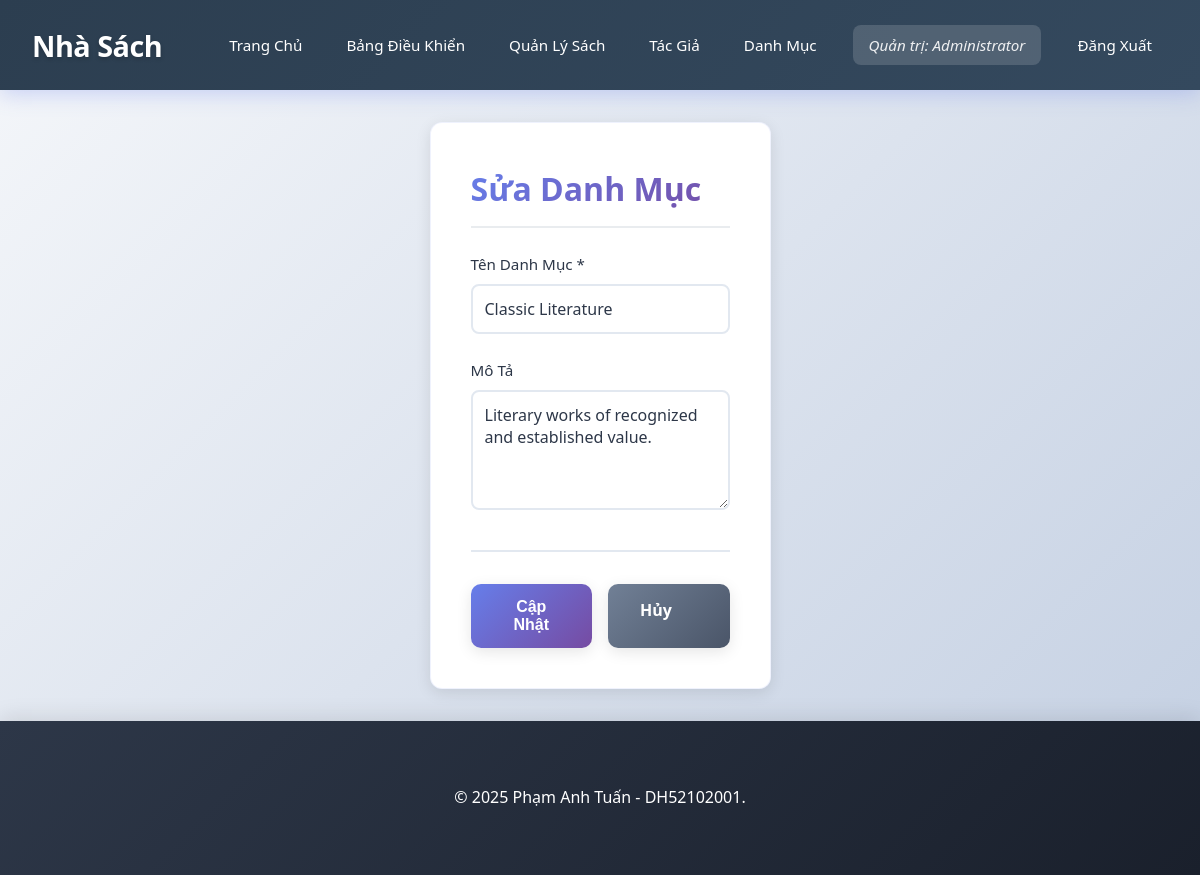
The page /edit_category.php?id=2 (signed in) on the database its author committed.
### tables this page shows
CREATE TABLE categories (
    id INT AUTO_INCREMENT PRIMARY KEY,
    name VARCHAR(255) NOT NULL,
    description TEXT,
    created_at TIMESTAMP DEFAULT CURRENT_TIMESTAMP,
    updated_at TIMESTAMP DEFAULT CURRENT_TIMESTAMP ON UPDATE CURRENT_TIMESTAMP
);

### edit_category.php (the view, shortened to what this page needs)
<?php
require_once 'config/database.php';
$id = $_GET['id'] ?? null;
try {
    $stmt = $pdo->prepare("SELECT * FROM categories WHERE id = ?");
    $stmt->execute([$id]);
    $category = $stmt->fetch(PDO::FETCH_ASSOC);
} catch (PDOException $e) {
    header('Location: categories.php');
    exit;
}
?>
<!DOCTYPE html>
<html lang="vi">
<head>
    <link rel="stylesheet" href="assets/css/style.css">
    <link rel="stylesheet" href="assets/css/admin.css">
</head>
<body class="admin-page">
    <?php include 'includes/header.php'; ?>
    <main class="container">
        <section class="form-section">
            <h2>Sửa Danh Mục</h2>
            <form method="POST" action="edit_category.php?id=<?php echo $id; ?>" class="book-form">
                <div class="form-group">
                    <label for="name">Tên Danh Mục *</label>
                    <input type="text" id="name" name="name" required
                           value="<?php echo htmlspecialchars($category['name']); ?>">
                </div>
                <div class="form-group">
                    <label for="description">Mô Tả</label>
                    <textarea id="description" name="description" rows="4"><?php echo htmlspecialchars($category['description'] ?? ''); ?></textarea>
                </div>
                <div class="form-actions">
                    <button type="submit" class="btn btn-primary">Cập Nhật</button>
                    <a href="categories.php" class="btn btn-secondary">Hủy</a>
                </div>
            </form>
        </section>
    </main>
    <?php include 'includes/footer.php'; ?>
</body>
</html>

### assets/css/style.css (style rules this page uses)
* { margin: 0; padding: 0; box-sizing: border-box; }
body { font-family: "Segoe UI", Tahoma, Geneva, Verdana, sans-serif; line-height: 1.6; color: #2d3748; background: linear-gradient(135deg, #f5f7fa 0%, #c3cfe2 100%); min-height: 100vh; display: flex; flex-direction: column; }
.container { max-width: 1200px; margin: 0 auto; padding: 2rem; flex: 1; }
input[type="text"], input[type="email"], input[type="password"], input[type="number"], input[type="tel"], input[type="url"], input[type="date"], input[type="time"], input[type="search"], textarea, select { width: 100%; padding: 0.75rem; border: 2px solid #e2e8f0; border-radius: 8px; font-size: 1rem; font-family: inherit; transition: all 0.3s; background: white; color: #2d3748; box-sizing: border-box; }
textarea { min-height: 120px; resize: vertical; }
label { display: block; margin-bottom: 0.5rem; font-weight: 500; color: #2d3748; font-size: 0.95rem; }
.form-group { margin-bottom: 1.5rem; }
.form-group label { margin-bottom: 0.5rem; }
.btn { padding: 0.875rem 2rem; border: none; border-radius: 10px; font-size: 1rem; font-weight: 600; cursor: pointer; text-decoration: none; display: inline-block; transition: all 0.3s ease; box-shadow: 0 4px 15px rgba(0, 0, 0, 0.1); }
.btn-primary { background: linear-gradient(135deg, #667eea 0%, #764ba2 100%); color: white; }
.btn-secondary { background: linear-gradient(135deg, #718096 0%, #4a5568 100%); color: white; }
.form-section { background: white; padding: 2rem; border-radius: 15px; box-shadow: 0 8px 30px rgba(0, 0, 0, 0.12); border: 1px solid rgba(102, 126, 234, 0.1); max-height: 90vh; overflow-y: auto; overflow-x: hidden; }
.form-section h2 { margin-bottom: 2rem; color: #2d3748; font-size: 2rem; font-weight: 700; background: linear-gradient(135deg, #667eea 0%, #764ba2 100%); -webkit-background-clip: text; -webkit-text-fill-color: transparent; background-clip: text; }
.book-form, .form-section form { max-width: 800px; margin: 0 auto; }
.form-actions { display: flex; gap: 1rem; margin-top: 2rem; padding-top: 2rem; border-top: 2px solid #e2e8f0; }
.form-actions .btn { flex: 1; }

### assets/css/admin.css (style rules this page uses)
body.admin-page { background-color: #f8f9fa; }
body.admin-page .form-section { max-width: 700px; margin: 0 auto; background: white; padding: 2.5rem; border-radius: 12px; box-shadow: 0 4px 15px rgba(0,0,0,0.1); transition: box-shadow 0.3s; }
body.admin-page .form-section h2 { margin-bottom: 1.5rem; color: #2c3e50; font-size: 2rem; font-weight: 600; padding-bottom: 0.75rem; border-bottom: 2px solid #e9ecef; }
body.admin-page main.container { padding: 2rem 0; }

### rows shown on the page
categories: name "Classic Literature", description "Literary works of recognized and established value."

### other values the page prints
$_SESSION['customer_name'] "Administrator"
